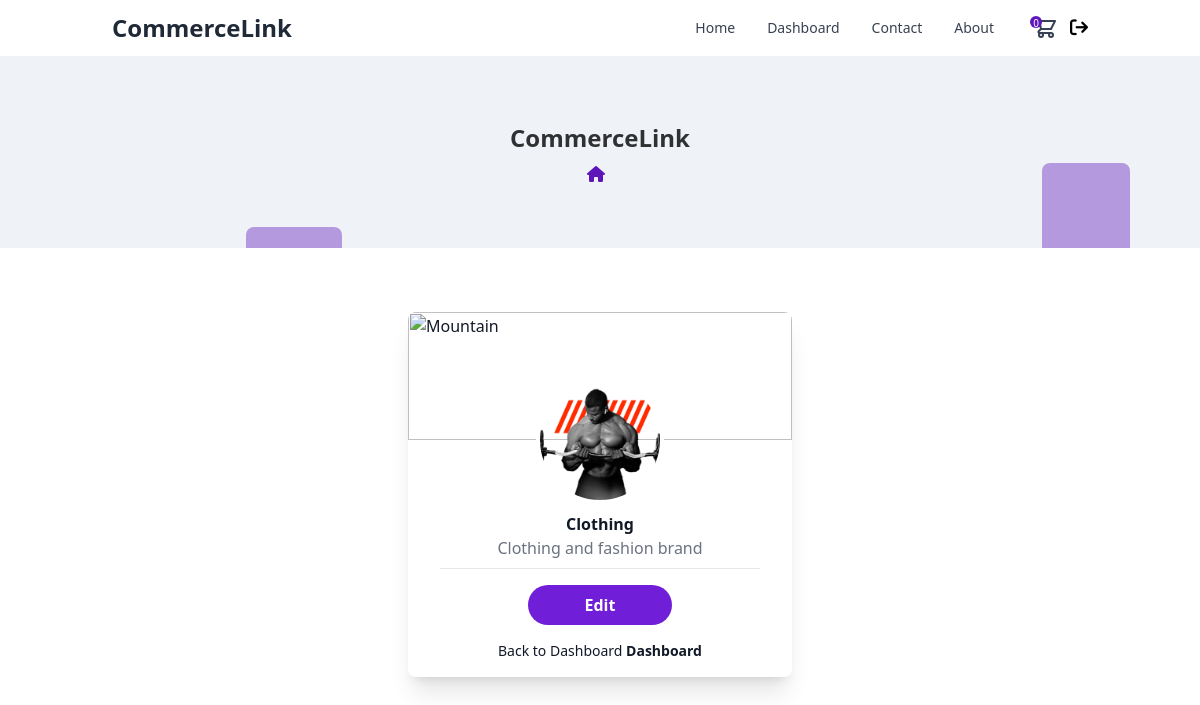
/accounts/store_info/23 (signed in), run on the app's committed database.
### user_accounts/models.py (models this page shows, shortened)
class Store(models.Model):
    user                    = models.ForeignKey(CustomUser, on_delete=models.CASCADE)
    bussines_name           = models.CharField(max_length=255)
    title                   = models.CharField(max_length=255)
    status                  = models.BooleanField(default=False)
    requested_at            = models.DateTimeField(auto_now_add=True)
    verified_at             = models.DateTimeField(auto_now_add=True)
    image                   = models.ImageField(upload_to="store/", default="", blank=True, null=True)
    is_active               = models.BooleanField(default=True)

### user_accounts/views.py (the view)
# urls.py: path('store_info/<int:user_id>', store_info, name='store_info'),
def store_info(request, user_id):
    if request.user.role != 'seller':
        return redirect('home')
    store = None
    try:
        store = Store.objects.get(user = user_id)
    except Store.DoesNotExist:
        messages.error(request, "Store not found")
    context = {'store': store}
    return render(request, "user_accounts/store_info.html", context)

### products/context_processors.py (called while the page is built)
def cart_summary(request):
    cart = request.session.get('cart', {})
    total_quantity = sum(cart.values())
    return {'cart_qty': total_quantity}

def store_context(request):
    store = None
    if request.user.is_authenticated:
        user = request.user
        if user.role == 'seller':
            try:
                store = Store.objects.get(user=user)
            except Store.DoesNotExist:
                store = None
    return {'store': store}

### user_accounts/templates/user_accounts/store_info.html (shortened to what this page needs)
{% extends 'base.html' %}
{% block content %}
{% include 'small_header.html' %}
<div
    class="max-w-2xl  mx-4 sm:max-w-sm md:max-w-sm lg:max-w-sm xl:max-w-sm sm:mx-auto md:mx-auto lg:mx-auto xl:mx-auto my-16 bg-white shadow-xl rounded-lg text-gray-900">
    <div class="rounded-t-lg h-32 overflow-hidden">
        <img class="object-cover object-top w-full"
            src='https://images.unsplash.com/photo-1549880338-65ddcdfd017b?ixlib=rb-1.2.1&q=80&fm=jpg&crop=entropy&cs=tinysrgb&w=400&fit=max&ixid=eyJhcHBfaWQiOjE0NTg5fQ'
            alt='Mountain'>
    </div>
    <div class="mx-auto w-32 h-32 relative -mt-16 border-4 border-white rounded-full overflow-hidden">
        <img class="object-cover object-center h-32"
            src='{% if store.image %}{{store.image.url}}{% endif %}'>
    </div>
    <div class="text-center mt-2">
        <h2 class="font-semibold">{{store.bussines_name}}</h2>
        <p class="text-gray-500">{{store.title}}</p>
    </div>
    <div class="p-4 border-t mx-8 mt-2">
        <a href="{% url 'update_store' store_id=store.id %}">
        <button
            class="w-1/2 block mx-auto rounded-full bg-[#701ED7] hover:shadow-lg font-semibold text-white px-6 py-2">
            Edit
        </button>
        </a>
        <p class="text-sm text-center mt-4">Back to Dashboard <a class="font-bold"
            href="{% url 'seller_dashboard'  %}">Dashboard</a></p>
    </div>
</div>
{% endblock %}

### data on the page
Store: image (picture), bussines_name "Clothing", title "Clothing and fashion brand"

### other printed values
{{ cart_qty }} "0"
